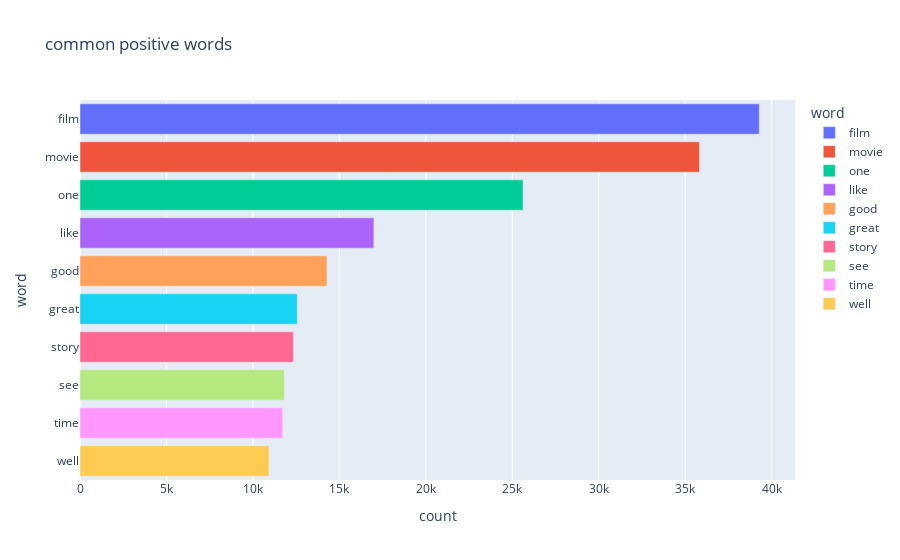

The notebook cell this image was saved under:
### Code cell
px.bar(positive_words,x='count',y='word',title='common positive words',color='word')

### Figure 1 — Plotly figure (JSON) as saved in the notebook; plotly's stock layout.template omitted (floating-point values rounded to 4 significant figures)
{"data": [{"alignmentgroup": "True", "hovertemplate": "word=%{y}<br>count=%{x}<extra></extra>", "legendgroup": "film", "marker": {"color": "#636efa", "pattern": {"shape": ""}}, "name": "film", "offsetgroup": "film", "orientation": "h", "showlegend": true, "textposition": "auto", "type": "bar", "x": [39285], "xaxis": "x", "y": ["film"], "yaxis": "y"}, {"alignmentgroup": "True", "hovertemplate": "word=%{y}<br>count=%{x}<extra></extra>", "legendgroup": "movie", "marker": {"color": "#EF553B", "pattern": {"shape": ""}}, "name": "movie", "offsetgroup": "movie", "orientation": "h", "showlegend": true, "textposition": "auto", "type": "bar", "x": [35830], "xaxis": "x", "y": ["movie"], "yaxis": "y"}, {"alignmentgroup": "True", "hovertemplate": "word=%{y}<br>count=%{x}<extra></extra>", "legendgroup": "one", "marker": {"color": "#00cc96", "pattern": {"shape": ""}}, "name": "one", "offsetgroup": "one", "orientation": "h", "showlegend": true, "textposition": "auto", "type": "bar", "x": [25621], "xaxis": "x", "y": ["one"], "yaxis": "y"}, {"alignmentgroup": "True", "hovertemplate": "word=%{y}<br>count=%{x}<extra></extra>", "legendgroup": "like", "marker": {"color": "#ab63fa", "pattern": {"shape": ""}}, "name": "like", "offsetgroup": "like", "orientation": "h", "showlegend": true, "textposition": "auto", "type": "bar", "x": [16998], "xaxis": "x", "y": ["like"], "yaxis": "y"}, {"alignmentgroup": "True", "hovertemplate": "word=%{y}<br>count=%{x}<extra></extra>", "legendgroup": "good", "marker": {"color": "#FFA15A", "pattern": {"shape": ""}}, "name": "good", "offsetgroup": "good", "orientation": "h", "showlegend": true, "textposition": "auto", "type": "bar", "x": [14281], "xaxis": "x", "y": ["good"], "yaxis": "y"}, {"alignmentgroup": "True", "hovertemplate": "word=%{y}<br>count=%{x}<extra></extra>", "legendgroup": "great", "marker": {"color": "#19d3f3", "pattern": {"shape": ""}}, "name": "great", "offsetgroup": "great", "orientation": "h", "showlegend": true, "textposition": "auto", "type": "bar", "x": [12568], "xaxis": "x", "y": ["great"], "yaxis": "y"}, {"alignmentgroup": "True", "hovertemplate": "word=%{y}<br>count=%{x}<extra></extra>", "legendgroup": "story", "marker": {"color": "#FF6692", "pattern": {"shape": ""}}, "name": "story", "offsetgroup": "story", "orientation": "h", "showlegend": true, "textposition": "auto", "type": "bar", "x": [12338], "xaxis": "x", "y": ["story"], "yaxis": "y"}, {"alignmentgroup": "True", "hovertemplate": "word=%{y}<br>count=%{x}<extra></extra>", "legendgroup": "see", "marker": {"color": "#B6E880", "pattern": {"shape": ""}}, "name": "see", "offsetgroup": "see", "orientation": "h", "showlegend": true, "textposition": "auto", "type": "bar", "x": [11814], "xaxis": "x", "y": ["see"], "yaxis": "y"}, {"alignmentgroup": "True", "hovertemplate": "word=%{y}<br>count=%{x}<extra></extra>", "legendgroup": "time", "marker": {"color": "#FF97FF", "pattern": {"shape": ""}}, "name": "time", "offsetgroup": "time", "orientation": "h", "showlegend": true, "textposition": "auto", "type": "bar", "x": [11724], "xaxis": "x", "y": ["time"], "yaxis": "y"}, {"alignmentgroup": "True", "hovertemplate": "word=%{y}<br>count=%{x}<extra></extra>", "legendgroup": "well", "marker": {"color": "#FECB52", "pattern": {"shape": ""}}, "name": "well", "offsetgroup": "well", "orientation": "h", "showlegend": true, "textposition": "auto", "type": "bar", "x": [10930], "xaxis": "x", "y": ["well"], "yaxis": "y"}], "layout": {"barmode": "relative", "legend": {"title": {"text": "word"}, "tracegroupgap": 0}, "title": {"text": "common positive words"}, "xaxis": {"anchor": "y", "domain": [0, 1], "title": {"text": "count"}}, "yaxis": {"anchor": "x", "categoryarray": ["well", "time", "see", "story", "great", "good", "like", "one", "movie", "film"], "categoryorder": "array", "domain": [0, 1], "title": {"text": "word"}}}}
